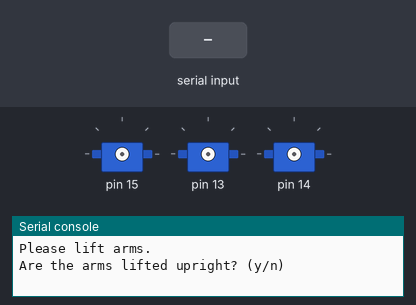
A program run on a simulated MicroPython board. Parts: 3 × servo, the last lines printed to the serial console. Inputs (shaded band) come from the test bench. Servo angles are drawn from the pulse width (0.5 ms = 0°, 2.5 ms = 180°).

Above: at 1.2 s.
1.3 s: "y" typed at the serial console, then Enter
At 4.14 s:
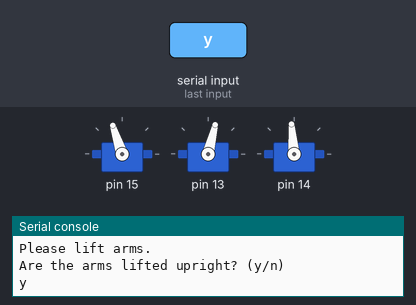
At 12.68 s:
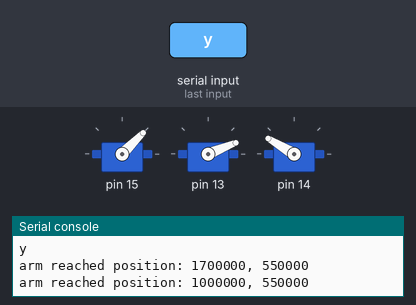
Timing chart, 0 to 21.6 s (numbered marks = the images above; inputs shaded):
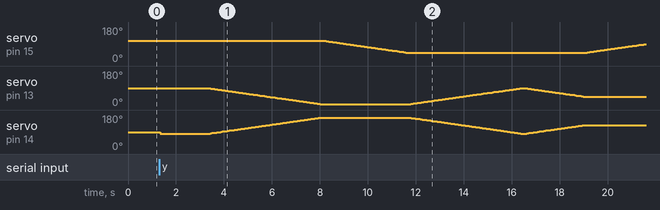

The program:

arm_controller.py
```python
from machine import Pin, PWM, Timer
from time import sleep


# CONSTANTS
CLAW_OPEN = 1_700_000  # nano sec
CLAW_CLOSE = 1_000_000
SHOULDER_UP = 1_500_000
SHOULDER_MID = 1_000_000
SHOULDER_DOWN = 550_000
SHOULDER_OFFSET = 100_000
PULSE_WIDTH_INC_STEP = 8_000  # servo speed


class ArmController:
    # TODO: timer for setting target positions
    def __init__(self, claw_pin, shoulder_a_pin, shoulder_b_pin):
        self.claw = PWM(Pin(claw_pin))
        self.shoulder_a = PWM(Pin(shoulder_a_pin))
        self.shoulder_b = PWM(Pin(shoulder_b_pin))
        self.claw.freq(50)
        self.shoulder_a.freq(50)
        self.shoulder_b.freq(50)
        # Set to neutral
        self.claw.duty_ns(CLAW_OPEN)
        self.shoulder_a.duty_ns(SHOULDER_UP)
        self.shoulder_b.duty_ns(SHOULDER_UP)
        # Variables
        self.pulse_width_claw = CLAW_OPEN
        self.pulse_width_shoa = SHOULDER_UP
        self.pulse_width_shob = SHOULDER_UP - SHOULDER_OFFSET
        self.target_claw = CLAW_OPEN
        self.target_shoa = SHOULDER_UP
        self.target_shob = SHOULDER_UP - SHOULDER_OFFSET
        self.is_target_reached = False
        # Set joint pos timer
        self.joints_set_timer = Timer(
            freq=25,
            mode=Timer.PERIODIC,
            callback=self.manipulate_joints,
        )

    def set_joint_positions(
        self,
        target_claw=CLAW_OPEN,
        target_shoa=SHOULDER_UP,
    ):
        if target_claw != self.target_claw or target_shoa != self.target_shoa:
            self.is_target_reached = False
            self.target_claw = target_claw
            self.target_shoa = target_shoa
            self.target_shob = (
                SHOULDER_UP - (target_shoa - SHOULDER_UP) - SHOULDER_OFFSET
            )

    def manipulate_joints(self, timer):
        diff_claw = self.target_claw - self.pulse_width_claw
        diff_shoa = self.target_shoa - self.pulse_width_shoa
        self.pulse_width_claw += max(
            min(diff_claw, PULSE_WIDTH_INC_STEP), -PULSE_WIDTH_INC_STEP
        )
        self.pulse_width_shoa += max(
            min(diff_shoa, PULSE_WIDTH_INC_STEP), -PULSE_WIDTH_INC_STEP
        )
        self.pulse_width_shob -= max(
            min(diff_shoa, PULSE_WIDTH_INC_STEP), -PULSE_WIDTH_INC_STEP
        )
        self.claw.duty_ns(self.pulse_width_claw)
        self.shoulder_a.duty_ns(self.pulse_width_shoa)
        self.shoulder_b.duty_ns(self.pulse_width_shob)
        # Check target reached or not
        if all(
            [
                self.pulse_width_claw == self.target_claw,
                self.pulse_width_shoa == self.target_shoa,
                self.pulse_width_shob == self.target_shob,
            ]
        ):
            self.is_target_reached = True
        else:
            self.is_target_reached = False


# Example usage
if __name__ == "__main__":
    from utime import sleep

    print("To ease the shoulder servos, please lift the arm upright!")
    # SAFETY CHECK
    is_up = "n"
    while is_up != "y":
        print("Please lift arms.")
        is_up = input("Are the arms lifted upright? (y/n)")

    # SETUP
    ac = ArmController(15, 13, 14)
    sleep(2)
    # Set arm configs
    ac.set_joint_positions(CLAW_OPEN, SHOULDER_DOWN)  # lower arms to ball
    while ac.is_target_reached is False:
        sleep(0.1)
    print(f"arm reached position: {ac.pulse_width_claw}, {ac.pulse_width_shoa}")

    ac.set_joint_positions(CLAW_CLOSE, SHOULDER_DOWN)  # close claw, grab ball
    while ac.is_target_reached is False:
        sleep(0.1)
    print(f"arm reached position: {ac.pulse_width_claw}, {ac.pulse_width_shoa}")

    ac.set_joint_positions(CLAW_CLOSE, SHOULDER_UP)  # raise arms
    while ac.is_target_reached is False:
        sleep(0.1)
    print(f"arm reached position: {ac.pulse_width_claw}, {ac.pulse_width_shoa}")

    ac.set_joint_positions(CLAW_CLOSE, SHOULDER_MID)  # lower arms to bucket
    while ac.is_target_reached is False:
        sleep(0.1)
    print(f"arm reached position: {ac.pulse_width_claw}, {ac.pulse_width_shoa}")

    ac.set_joint_positions(CLAW_OPEN, SHOULDER_MID)  # open claw, drop ball
    while ac.is_target_reached is False:
        sleep(0.1)
    print(f"arm reached position: {ac.pulse_width_claw}, {ac.pulse_width_shoa}")

    ac.set_joint_positions(CLAW_OPEN, SHOULDER_UP)  # raise arm
    while ac.is_target_reached is False:
        sleep(0.1)
    print(f"arm reached position: {ac.pulse_width_claw}, {ac.pulse_width_shoa}")
```
